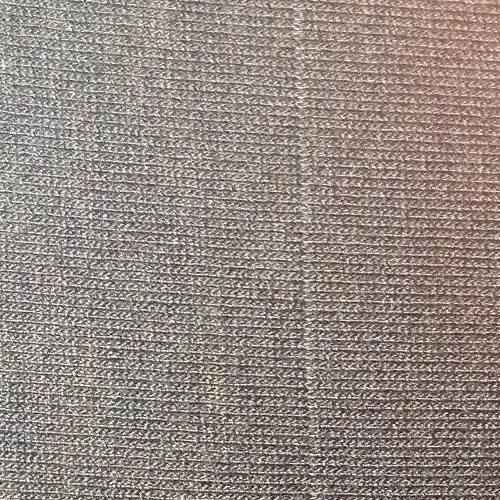
#> input picture Python/com_defeito/com.png, 500 x 500 px, found by its file name
$ python eigs.py
#> lines starting #> are read from the running program, lines starting #| are printed output that depends on the picture
import numpy as np
import pylab as pl
from scipy.ndimage.filters import gaussian_filter
from scipy.ndimage import imread
from scipy.integrate import dblquad
from scipy.signal import convolve2d
import matplotlib.cm as cm
from scipy.optimize import curve_fit

I = imread('com.png')
#> I is the input picture: shape (500, 500, 3); mean R, G, B 149.3, 137.6, 131.6
I = np.average(I, axis = 2)
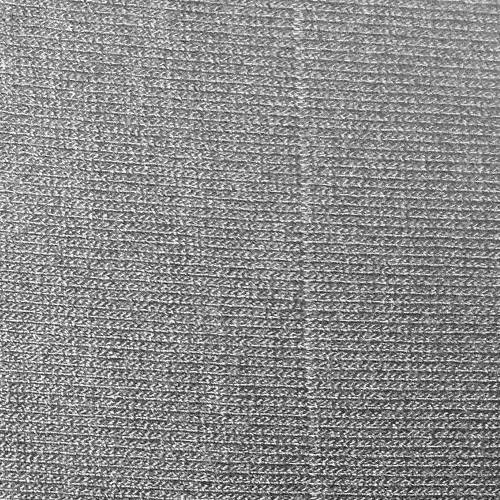
#> I: shape (500, 500) float64; min 2, max 254.7, mean 139.5


u, s, v = np.linalg.svd(I)
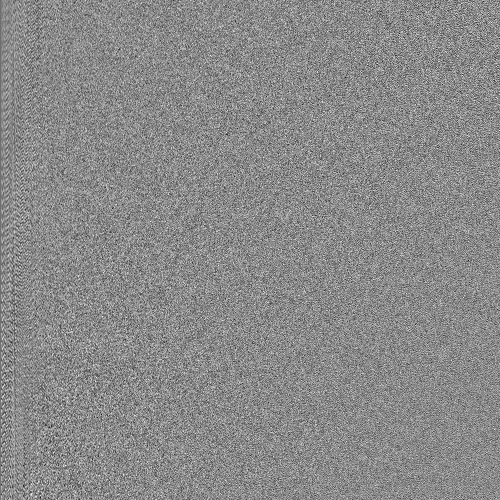
#> u: shape (500, 500) float64; min -0.236, max 0.199, mean -8.74e-05; drawn with min black and max white
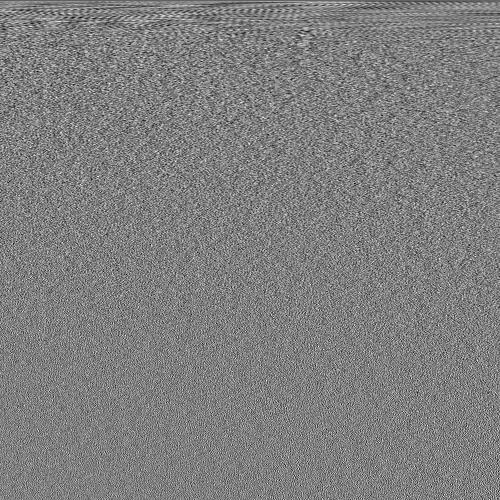
#> v: shape (500, 500) float64; min -0.201, max 0.201, mean -9.27e-05; drawn with min black and max white
#> s = 500 values, max 69995 at index 0, min 0.748 at index 499, mean 851.6
pl.figure(2)
pl.plot(s)
pl.yscale('log')
s[1:] = 0.
S = np.dot(u, np.dot(np.diag(s), v))
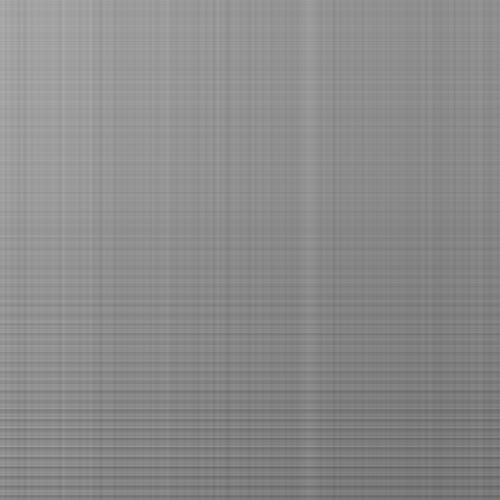
#> S: shape (500, 500) float64; min 101, max 174.1, mean 139.5

pl.figure(1)
pl.subplot(121)
pl.imshow(I, cmap = cm.Greys_r)
pl.axis('off')

pl.subplot(122)
pl.imshow(S, cmap = cm.Greys_r)
pl.axis('off')

pl.show()
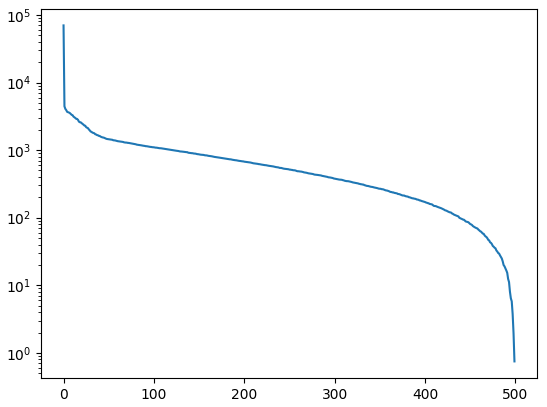
#> figure drawn by matplotlib, 1 panel; curve peaks at x = 0, y = 69995
